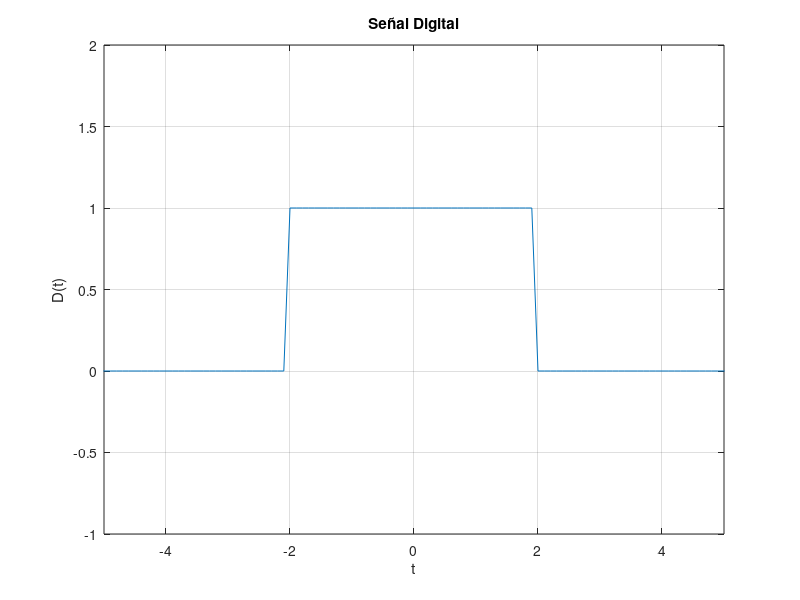

This figure's MATLAB source:
clear;
close all;
clc; 

%SEÑAL DIGITAL
%va desde -6 con transicion de 0.1 hasta 6
t1=-6:0.1:6;
d=rectpuls((1/2)*t1,2);
figure(2);
plot(t1,d);
axis([-5 5 -1 2]);
title("Señal Digital");
xlabel("t");
ylabel("D(t)");
grid on; 